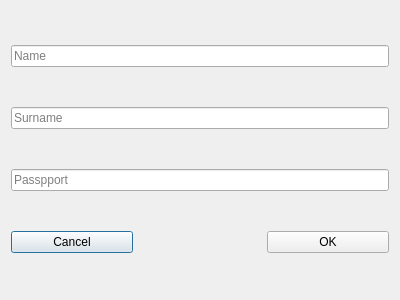
<?xml version="1.0" encoding="UTF-8"?>
<ui version="4.0">
 <class>AddRecordDialog</class>
 <widget class="QDialog" name="AddRecordDialog">
  <property name="geometry">
   <rect>
    <x>0</x>
    <y>0</y>
    <width>400</width>
    <height>300</height>
   </rect>
  </property>
  <property name="windowTitle">
   <string>Dialog</string>
  </property>
  <layout class="QGridLayout" name="gridLayout">
   <item row="2" column="0" colspan="3">
    <widget class="QLineEdit" name="passportLineEdit">
     <property name="text">
      <string/>
     </property>
     <property name="placeholderText">
      <string>Passpport</string>
     </property>
    </widget>
   </item>
   <item row="3" column="0">
    <widget class="QPushButton" name="cancelButton">
     <property name="text">
      <string>Cancel</string>
     </property>
    </widget>
   </item>
   <item row="1" column="0" colspan="3">
    <widget class="QLineEdit" name="nameLineEdit">
     <property name="text">
      <string/>
     </property>
     <property name="placeholderText">
      <string>Surname</string>
     </property>
    </widget>
   </item>
   <item row="0" column="0" colspan="3">
    <widget class="QLineEdit" name="surnameLineEdit">
     <property name="inputMask">
      <string/>
     </property>
     <property name="text">
      <string/>
     </property>
     <property name="placeholderText">
      <string>Name</string>
     </property>
    </widget>
   </item>
   <item row="3" column="2">
    <widget class="QPushButton" name="okButton">
     <property name="text">
      <string>OK</string>
     </property>
    </widget>
   </item>
  </layout>
 </widget>
 <resources/>
 <connections/>
</ui>
